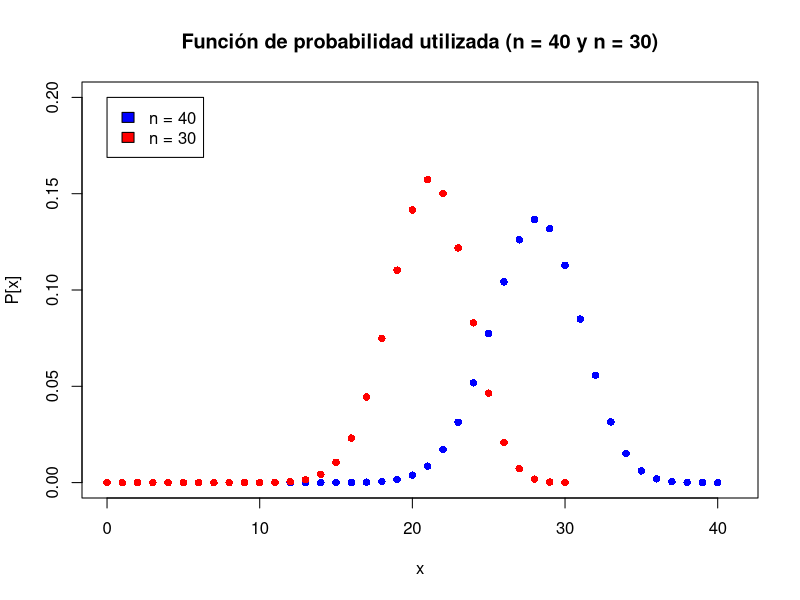
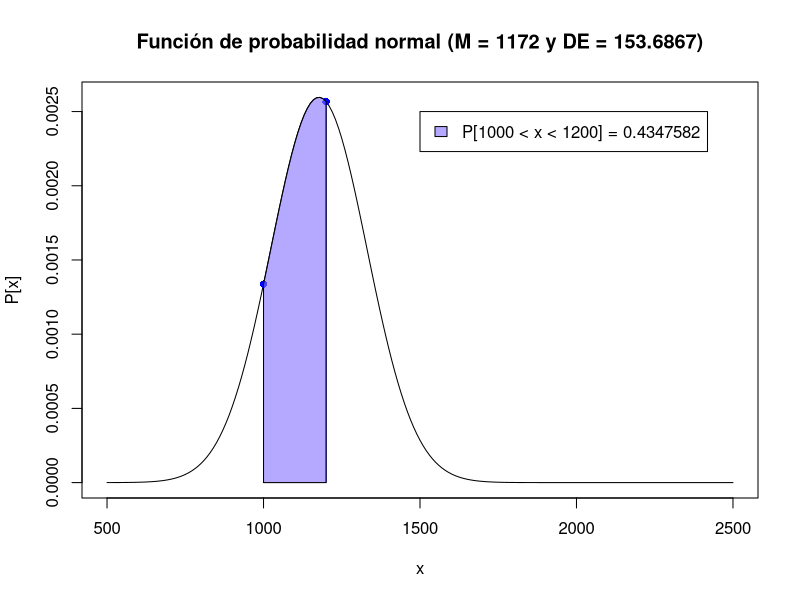

R code for these plots, in order:
## ---- chunk 1
dbinom(20, 40, 0.7)
## ---- chunk 2
dbinom(20, 40, 0.7) * 100
## ---- chunk 3
dbinom(20, 30, 0.7)
## ---- chunk 4
dbinom(20, 30, 0.7) * 100
## ---- chunk 5
# Generamos los valores para la distribución del primer inciso (n = 40).
x1 <- seq(0, 40, 1)
dots1 <- data.frame( x1, Probabilidad = dbinom(x1, 40, 0.7) )

# Generamos los valores para la distribución del segundo inciso (n = 30).
x2 <- seq(0, 30, 1)
dots2 <- data.frame( x2, Probabilidad = dbinom(x2, 30, 0.7) )

# Cremos la gráfica.
plot(x = 1,
     type = "n",
     xlim = c(0, 41), 
     ylim = c(0, 0.2),
     pch = 16,
     xlab = "x", 
     ylab = "P[x]",
     main = "Función de probabilidad utilizada (n = 40 y n = 30)")

# Agregamos los valores de la función con n = 40.
points(dots1,
       pch = 16,
       col = "blue")
# Agregamos los valores de la función con n = 30.
points(dots2,
       pch = 16,
       col = "red")
# Agregamos la leyenda para diferenciar ambas funciones en la gráfica.
legend(0, 0.2, legend=c("n = 40", "n = 30"), fill=c("blue", "red"))
## ---- chunk 6
m <- 1177
de <- 972 / (sqrt(40))
m
de
## ---- chunk 7
pnorm(1200, m, de) - pnorm(1000, m, de)
## ---- chunk 8
(pnorm(1200, m, de) - pnorm(1000, m, de)) * 100
## ---- chunk 9
# Generamos los valores para la distribución.
x1 <- seq(500, 2500, 10)
dots1 <- data.frame( x1, Probabilidad = dnorm(x1, m, de) )

# Generamos los valores para la pequeña porción bajo la curva que nos interesaba.
x2 <- seq(1000, 1200, 10)
dots2 <- data.frame( x2, dnorm(x2, m, de))
dots2 <- rbind(dots2, list(1200, 0))
dots2 <- rbind(dots2, list(1000, 0))

# Cremos la gráfica.
plot(dots1,
     type = "l",
     # xlim = c(0, 41), 
     # ylim = c(0, 0.2),
     pch = 16,
     xlab = "x", 
     ylab = "P[x]",
     main = "Función de probabilidad normal (M = 1172 y DE = 153.6867)")

# Agregamos los valores de la función con n = 40.
points(c(1000, 1200),
       c(dnorm(1000, m, de), dnorm(1200, m, de)),
       pch = 16,
       col = "blue")
lines(c(1000, 1000),
      c(0, dnorm(1000, m, de)),
      col="blue")
lines(c(1200, 1200),
      c(0, dnorm(1200, m, de)),
      col="blue")
polygon(dots2, col=rgb(0.51, 0.44, 1, alpha=0.6))

# Agregamos la leyenda.
legend(1500, 0.0025, legend="P[1000 < x < 1200] = 0.4347582", fill=rgb(0.51, 0.44, 1, alpha=0.6))
